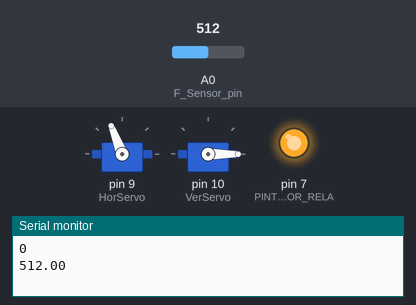
A sketch run on a simulated Arduino Uno, built with avr-gcc and run on an emulated ATmega328P. On the bench: 2 × servo, output pins drawn as LEDs (lit = HIGH), the last lines printed to the serial monitor. The inputs (shaded band) are chosen by the test bench; at power-on: A0 (F_Sensor_pin) = 512.

Above: at 1.6 s.
1.7 s: A0 (F_Sensor_pin) set to 499
At 5.6 s:
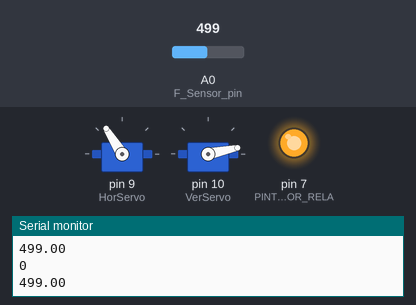
At 6.7 s:
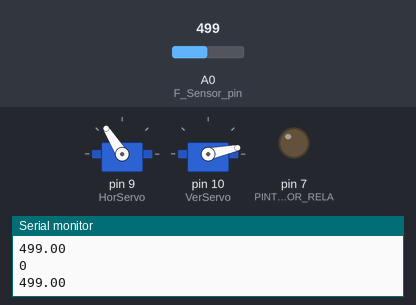
Timing chart, 0 to 13.3 s (numbered marks = the images above; inputs shaded):
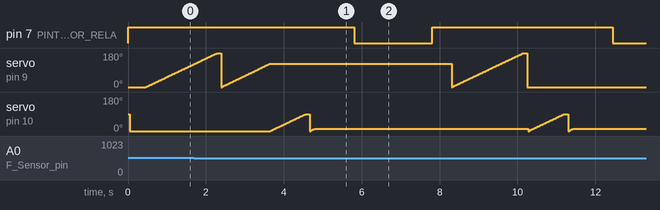

Measured:
- the behaviour switches between 512 and 511 on A0 (F_Sensor_pin) (found by bisection; images 0 and 1)

The sketch:

FlameProject.ino
```cpp
#include <Servo.h>

Servo HorServo ; // instantiate servo to control the horizontal moving servo
Servo VerServo; // instantiate servo to control the Vertical moving servo

// Defining variables
int HorAngle; //note: value must be between 0 and 180
int VerAngle; // note: value must be between 0 and 90
int F_Sensor_pin = A0; // definge the analog pin
 bool pump = 0;

void setup()
{
  pinMode(7, OUTPUT) ; //PINT 7 IS OUTPUT FOR RELAY
 digitalWrite(7,HIGH);
  //Flame sensor part
  pinMode(F_Sensor_pin, INPUT);
  Serial.begin(9600);

  //servos part
  HorServo.attach(9); //Attach the Servo variable to a pin 9
  VerServo.attach(10); //Attach the Servo variable to a pin 9

  HorServo.write(0);  // set servo to intial point
  delay(50);
  VerServo.write(0);  // set servo to intial point
  delay(400);


}

void loop()
{
  while (1)
  {      //Defining variables
       float flameReading;
       float lowestflameHor = 1024;
       float lowestflameVer = 1024;

       int lowestHorAngle;
       int lowestVerAngle;

       //the horizontal servo searchs for any flames
       for (HorAngle = 0; HorAngle <= 180; HorAngle += 1)
         { HorServo.write(HorAngle);
          delay(10);
          if (analogRead(F_Sensor_pin) < lowestflameHor)
             {
              lowestflameHor = analogRead(F_Sensor_pin) ;
              lowestHorAngle = HorAngle;
              Serial.println(lowestHorAngle);
              Serial.println(lowestflameHor);
             }
         }
       delay(100);
       for (HorAngle = 0; HorAngle <= lowestHorAngle; HorAngle += 2)
          {HorServo.write(HorAngle);  delay(20);}

       //the Vertical servo searchs for any flames
       for (VerAngle = 0; VerAngle <= 90; VerAngle += 1)
         { VerServo.write(VerAngle);
          delay(10);
          if (analogRead(F_Sensor_pin) < lowestflameVer)
             {
              lowestflameVer = analogRead(F_Sensor_pin) ;
              lowestVerAngle = VerAngle;
              Serial.println(lowestVerAngle);
              Serial.println(lowestflameVer);
             }
         }
       delay(100);

       for (VerAngle = 0; VerAngle <= lowestVerAngle+12; VerAngle += 2)
         {
          VerServo.write(VerAngle);   delay(20);
         }
         delay(1000);
       if (analogRead(F_Sensor_pin) < 800){pump = 1 ;}
      if (pump == 1)
          { digitalWrite(7,LOW);
            delay(2000);
            digitalWrite(7,HIGH);
            delay(500);
            pump =0;
          } else{break ;}


 }
  delay(1000);
  HorServo.write(0);  // set servo to intial point
  delay(100);
  VerServo.write(0);  // set servo to intial point
  delay(5000);
}
```
